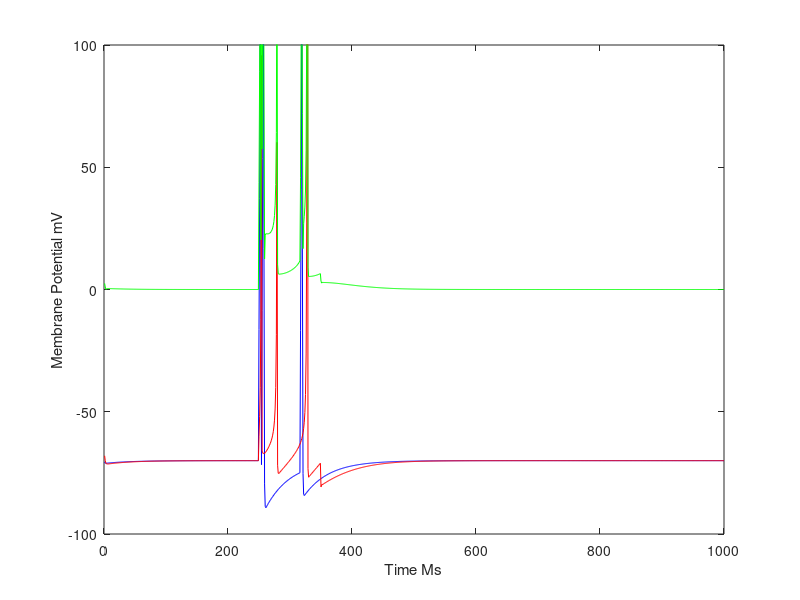

Recreate this plot in MATLAB.
close all
clear all
% An implementation of Eugene M. Izhikevich's Simple Model of Spiking
% Neurons 2003 fit into a Linear Hybrid Automota as described in Symbolic Analysis of the Neuron
% Action Potential by Pei Ye∗, Emilia Entcheva†, Scott A. Smolka∗, Radu Grosu

neuron_type = 'rs' %Excititory (rs, ib, ch) Inhibitory (fs, lts, tc, rz) 


switch neuron_type
    case 'rs'
        a = .02; %scale of recovery variable, smaller value, slower recovery
        b = .2; %sensitivity of the recovery variable u to subthreshold fluctuations
        c = -65; %describes resting potential
        d = 8; %afterspike jump
    case 'ib'
        a = .02;
        b = .2; 
        c = -55; 
        d = 4; 
    case 'ch'
        a = .02; 
        b = .2; 
        c = -50; 
        d = 2; 
    case 'fs'
        a = .1; 
        b = .2; 
        c = -65; 
        d = 2; 
    case 'lts'
        a = .02;
        b = .25; 
        c = -65; 
        d = 2; 
    case 'tc'
        a = .02; 
        b = .2; 
        c = -60;
        d = 2; 
    case 'rz'
        a = .1;
        b = .26; 
        c = -65; 
        d = 2; 
end

  
  
v = c ;
u = b*v;

iv = c;
iu = b*v;

resting = 'resting';
stimulated = 'stimulated';
rising = 'rising';
falling = 'falling';

time = 1000;
spikeonset=250
spikeduration=100;

voltages=zeros(time,1);
Ivoltages = zeros(time,1);
Mode = resting

I=0; %intial input of zero
for t=1:time %simulate for 1 second
   if t==spikeonset % send dc pulse of I=10 
       I=10;
   end
   
   if t==spikeonset+spikeduration;
       I=0;
   end
   iv = iv + ((.04*(iv^2))+(5*iv) +140 -iu + I);
   iu = iu + a*((b*iv) - iu ); 
   Ivoltages(t)= iv;
   if(iv>=30)
       iv=c;
       iu = iu+d;
   end
      mini = min(Ivoltages);
      maxi = max(Ivoltages);
   
    
   q=.01;
  
   adj=77;
      
   switch Mode
       case resting
           if(I==0)
                v = v  -(.9*v) -u -adj;
                u = u + a*((b*v) - u );
           else
               v = v + abs((q*v) -u -adj + I);
               u = u + a*((b*v) - u );
               Mode=stimulated
           end
       case stimulated
               v = v + abs((q*v) -u -adj + I);
               u = u + a*((b*v) - u );
               if((I==0)&(v<30))
                   Mode=resting
               elseif(v>=30)
                   Mode=rising
               end
       case rising
                if (v>=90)
                     v=c;
                     u = u+d;
                     Mode=falling
                end
                v =v+ abs((q*v) -u -adj);
                u = u + a*((b*v) - u );
                
       case falling
            v = (v  -(.9*v) -u)-adj;
            u = u + a*((b*v) - u );
            if(v>=c-10)
                Mode=resting
                
            end
   end

   voltages(t)= v;
   
end

dif = abs(voltages-Ivoltages);
averageError = sum(dif)/time
figure
plot(voltages,'b');
hold on;
plot(Ivoltages,'r');
hold on;
plot(dif,'g');
hold off;
xlabel('Time Ms')
ylabel('Membrane Potential mV')
axis([0 time -100 100])


